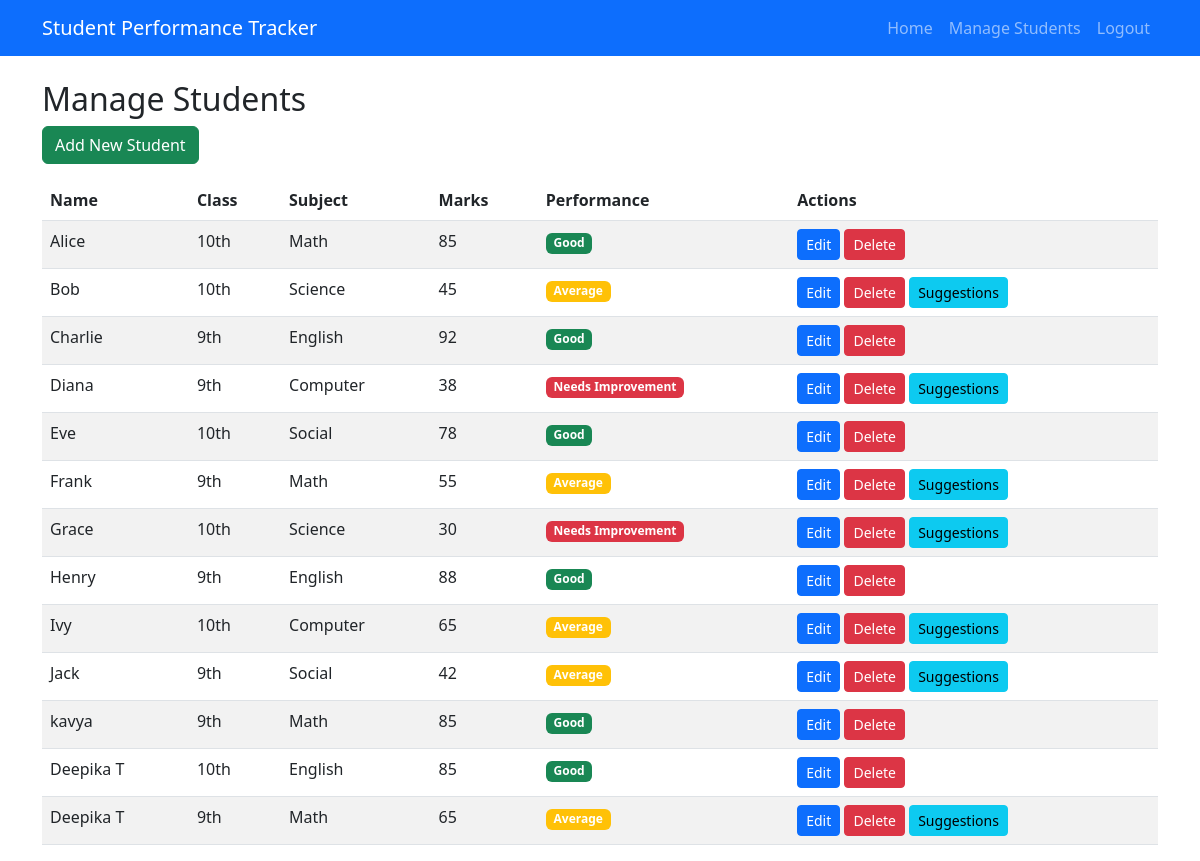
The app's page /manage (signed in) with its own data.
### tables this page shows
CREATE TABLE students (
                id INTEGER PRIMARY KEY AUTOINCREMENT,
                name TEXT NOT NULL,
                class TEXT NOT NULL,
                subject TEXT NOT NULL,
                marks INTEGER NOT NULL
            );

### app.py (the view)
@app.route('/manage')
def manage():
    if 'logged_in' not in session:
        return redirect(url_for('login'))
    with get_db() as conn:
        students = conn.execute('SELECT * FROM students').fetchall()
    return render_template('manage.html', students=students)

### app.py (called while the page is built)
def get_db():
    conn = sqlite3.connect(DATABASE)
    conn.row_factory = sqlite3.Row
    return conn

### templates/manage.html
{% extends "base.html" %}
{% block content %}
<h2>Manage Students</h2>
<a href="{{ url_for('add') }}" class="btn btn-success mb-3">Add New Student</a>
<table class="table table-striped">
    <thead>
        <tr>
            <th>Name</th>
            <th>Class</th>
            <th>Subject</th>
            <th>Marks</th>
            <th>Performance</th>
            <th>Actions</th>
        </tr>
    </thead>
    <tbody>
        {% for student in students %}
        <tr>
            <td>{{ student.name }}</td>
            <td>{{ student.class }}</td>
            <td>{{ student.subject }}</td>
            <td>{{ student.marks }}</td>
            <td>
                {% if student.marks < 40 %}
                    <span class="badge bg-danger">Needs Improvement</span>
                {% elif student.marks < 70 %}
                    <span class="badge bg-warning">Average</span>
                {% else %}
                    <span class="badge bg-success">Good</span>
                {% endif %}
            </td>
            <td>
                <a href="{{ url_for('edit', id=student.id) }}" class="btn btn-sm btn-primary">Edit</a>
                <a href="{{ url_for('delete', id=student.id) }}" class="btn btn-sm btn-danger" onclick="return confirm('Are you sure?')">Delete</a>
                {% if student.marks < 70 %}
                    <a href="{{ url_for('suggestions', id=student.id) }}" class="btn btn-sm btn-info">Suggestions</a>
                {% endif %}
            </td>
        </tr>
        {% endfor %}
    </tbody>
</table>
{% endblock %}

### templates/base.html (shortened to what this page needs)
<!DOCTYPE html>
<html lang="en">
<head>
    <link href="https://cdn.jsdelivr.net/npm/bootstrap@5.3.0/dist/css/bootstrap.min.css" rel="stylesheet">
</head>
<body>
    <nav class="navbar navbar-expand-lg navbar-dark bg-primary">
        <div class="container">
            <a class="navbar-brand" href="{{ url_for('home') }}">Student Performance Tracker</a>
            <div class="navbar-nav ms-auto">
                <a class="nav-link" href="{{ url_for('home') }}">Home</a>
                <a class="nav-link" href="{{ url_for('manage') }}">Manage Students</a>
                <a class="nav-link" href="{{ url_for('logout') }}">Logout</a>
            </div>
        </div>
    </nav>
    <div class="container mt-4">
        {% block content %}{% endblock %}
    </div>
</body>
</html>

### records on screen
students: name "Alice", class "10th", subject "Math", marks "85", shows "Good"
students: name "Bob", class "10th", subject "Science", marks "45", shows "Average"
students: name "Charlie", class "9th", subject "English", marks "92", shows "Good"
students: name "Diana", class "9th", subject "Computer", marks "38", shows "Needs Improvement"
students: name "Eve", class "10th", subject "Social", marks "78", shows "Good"
students: name "Frank", class "9th", subject "Math", marks "55", shows "Average"
students: name "Grace", class "10th", subject "Science", marks "30", shows "Needs Improvement"
students: name "Henry", class "9th", subject "English", marks "88", shows "Good"
students: name "Ivy", class "10th", subject "Computer", marks "65", shows "Average"
students: name "Jack", class "9th", subject "Social", marks "42", shows "Average"
students: name "kavya", class "9th", subject "Math", marks "85", shows "Good"
students: name "Deepika T", class "10th", subject "English", marks "85", shows "Good"
students: name "Deepika T", class "9th", subject "Math", marks "65", shows "Average"
